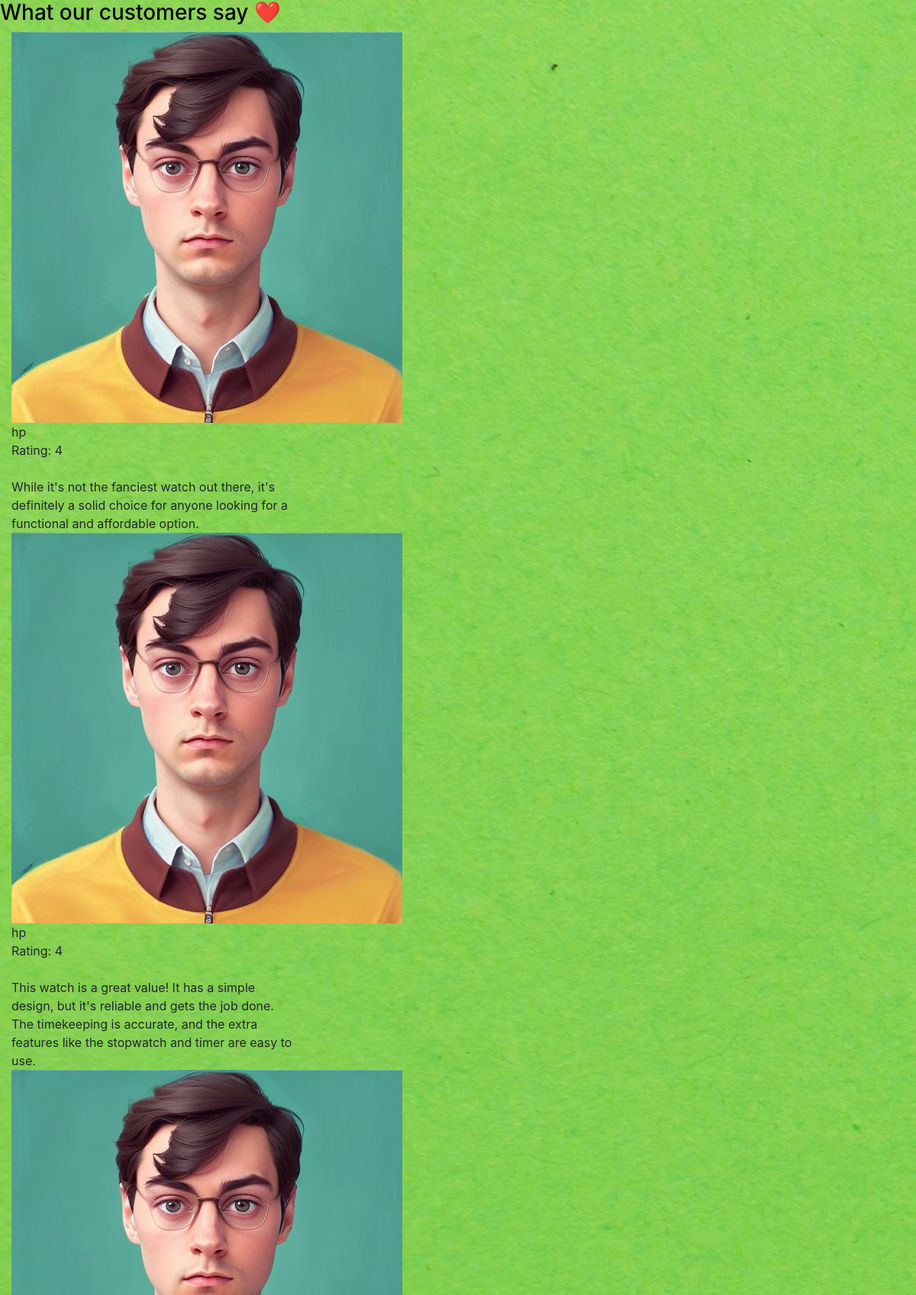
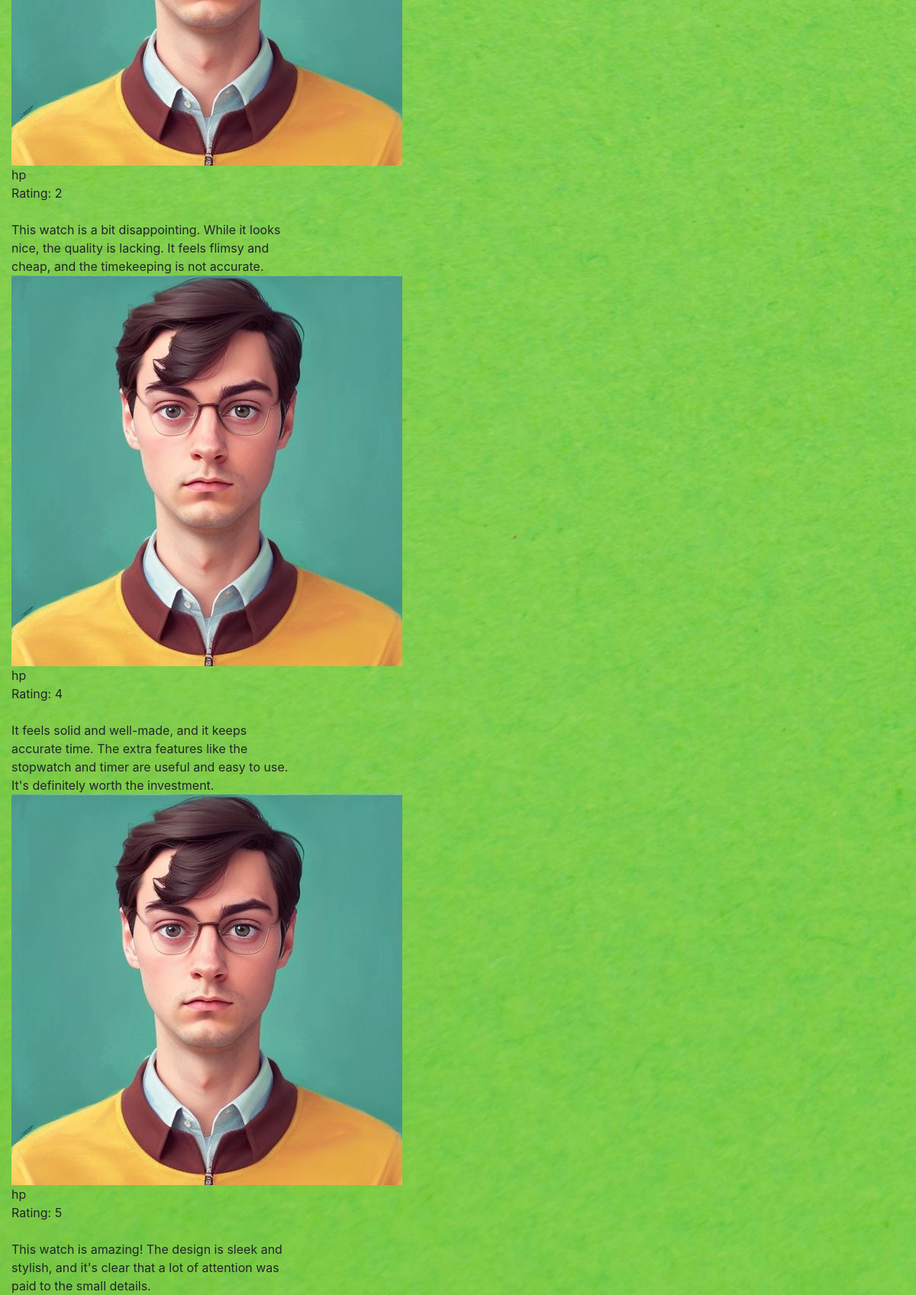
/product/3/review/, run on the app's committed database (2 pictures, top to bottom).
### store/models.py (models this page shows, shortened)
class Review(models.Model):
    RATING_CHOICES = (
        (1, '1 star'),
        (2, '2 stars'),
        (3, '3 stars'),
        (4, '4 stars'),
        (5, '5 stars'),
    )
    item = models.ForeignKey(ReviewItem, on_delete=models.CASCADE, related_name='reviews')
    user = models.ForeignKey(User, on_delete=models.CASCADE)
    comment = models.TextField()
    rating = models.IntegerField(choices=RATING_CHOICES)

### store/views.py (the view)
# urls.py: path('product/<int:pk>/review/', views.item_detail, name='item-detail'),
def item_detail(request, pk):
    item = get_object_or_404(ReviewItem, pk=pk)
    reviews = item.reviews.order_by('-id')
    context = {
        'item': item,
        'reviews': reviews,
    }
    return render(request, 'store/item_detail.html', context)

### store/templates/store/item_detail.html (shortened to what this page needs)
{% extends 'store/main.html' %}
{% load static %}
{% block content %}
<link rel='stylesheet' id='main-css'  href='https://elfsight.com/wp-content/themes/elfsight/frontend/assets/main.css?ver=2.9.5' type='text/css' media='all' />
  <section class="application-overview-testimonials section" style="background-image: url('/static/assets/img/application-overview-testimonials-bg.jpg');">
    {% if reviews %}
  <div class="inner">
    <h3 class="application-overview-testimonials-title" style="color:#000000;">What our customers say ❤️</h3>
    <div class="col-row">
    {% for review in reviews %}
      <div class="application-overview-testimonials-item col-4 col-m-12">
        <div class="application-overview-testimonials-item-inner">
          <div class="application-overview-testimonials-item-author">
            <div class="application-overview-testimonials-item-author-image-container">
              <img src="{% static 'assets/img/profilepic.jpg' %}" alt="Mathias Gwadanican" class="application-overview-testimonials-item-author-image" loading="lazy" data-lazy-src="https://elfsight.com/wp-content/uploads/2018/05/20621224_10155665367614533_1770015599887277422_n.jpg">
            </div>
            <div class="application-overview-testimonials-item-author-info">
              <div class="application-overview-testimonials-item-author-info-name">{{ review.user.username }}</div>
              <div class="application-overview-testimonials-item-author-info-position">Rating: {{ review.rating }}</div>
            </div>
            <div class="application-overview-testimonials-item-stars">
                                      <span class="application-overview-testimonials-item-stars-item">
                  <svg xmlns="http://www.w3.org/2000/svg" preserveAspectRatio="none" width="14px" height="14px" viewBox="0 0 100 100">
                    <use xlink:href="#icon-star"></use>
                  </svg>
                </span>
                                      <span class="application-overview-testimonials-item-stars-item">
                  <svg xmlns="http://www.w3.org/2000/svg" preserveAspectRatio="none" width="14px" height="14px" viewBox="0 0 100 100">
                    <use xlink:href="#icon-star"></use>
                  </svg>
                </span>
                                      <span class="application-overview-testimonials-item-stars-item">
                  <svg xmlns="http://www.w3.org/2000/svg" preserveAspectRatio="none" width="14px" height="14px" viewBox="0 0 100 100">
                    <use xlink:href="#icon-star"></use>
                  </svg>
                </span>
                                      <span class="application-overview-testimonials-item-stars-item">
                  <svg xmlns="http://www.w3.org/2000/svg" preserveAspectRatio="none" width="14px" height="14px" viewBox="0 0 100 100">
                    <use xlink:href="#icon-star"></use>
                  </svg>
                </span>
                                      <span class="application-overview-testimonials-item-stars-item">
                  <svg xmlns="http://www.w3.org/2000/svg" preserveAspectRatio="none" width="14px" height="14px" viewBox="0 0 100 100">
                    <use xlink:href="#icon-star"></use>
                  </svg>
                </span>
                                  </div>
          </div>
          <div class="application-overview-testimonials-item-text">{{ review.comment }}</div>
        </div>
      </div>
    {% endfor %}
      </div>
  </div>
    {% endif %}
</section>
{% endblock %}

### static/assets/css/main.css (style rules this page uses)
body { background-color: hsl(0, 0%, 98%); }
h1,h2,h3,h4,h5,h6 { color:hsl(0, 0%, 30%); }

### data on the page
Review: user.username "hp", rating "4", comment "While it's not the fanciest watch out there, it's definitely a solid choice for anyone looking for a functional and affordable option."
Review: user.username "hp", rating "4", comment "This watch is a great value! It has a simple design, but it's reliable and gets the job done. The timekeeping is accurate, and the extra features like the stopwatch and timer are easy to use."
Review: user.username "hp", rating "2", comment "This watch is a bit disappointing. While it looks nice, the quality is lacking. It feels flimsy and cheap, and the timekeeping is not accurate."
Review: user.username "hp", rating "4", comment "It feels solid and well-made, and it keeps accurate time. The extra features like the stopwatch and timer are useful and easy to use. It's definitely worth the investment."
Review: user.username "hp", rating "5", comment "This watch is amazing! The design is sleek and stylish, and it's clear that a lot of attention was paid to the small details."
